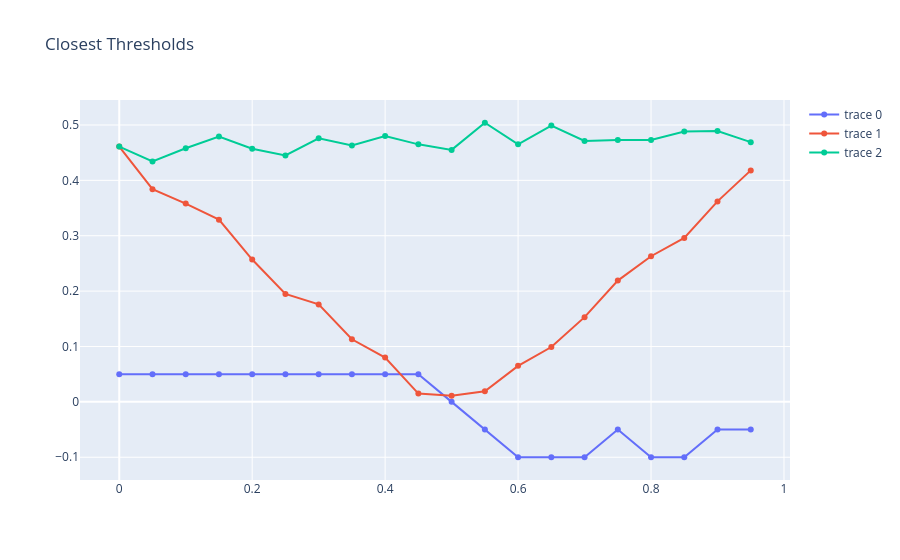

This figure's notebook cell:
### Code cell
# extract for all input activities all the threshold where the mean activity is the closest to the input activity
print(percentages.shape)
closest_thresholds = [[], [], [], []]
for input_percentage in percentages:
    closest_threshold = None
    closest_distance = float("inf")
    for threshold, [xs, ys] in thresholds.items():
        distance = abs(input_percentage - ys[xs.index(input_percentage)])
        if distance < closest_distance:
            closest_distance = distance
            closest_threshold = threshold
    closest_thresholds[0].append(closest_threshold)
    closest_thresholds[1].append(closest_distance)
    closest_thresholds[2].append(ys[xs.index(input_percentage)])

# plot the closest thresholds for each input activity
fig = go.Figure()
fig.update_layout(title=f"Closest Thresholds")
fig.add_trace(go.Scatter(x=percentages, y=closest_thresholds[0], mode='lines+markers'))
fig.add_trace(go.Scatter(x=percentages, y=closest_thresholds[1], mode='lines+markers'))
fig.add_trace(go.Scatter(x=percentages, y=closest_thresholds[2], mode='lines+markers'))
fig.add_trace(go.Scatter(x=percentages, y=closest_thresholds[3], mode='lines+markers'))
fig.show()

### Figure 1 — Plotly figure (JSON) as saved in the notebook; plotly's stock layout.template omitted (floating-point values rounded to 4 significant figures)
{"data": [{"mode": "lines+markers", "type": "scatter", "x": [0, 0.05, 0.1, 0.15, 0.2, 0.25, 0.3, 0.35, 0.4, 0.45, 0.5, 0.55, 0.6, 0.65, 0.7, 0.75, 0.8, 0.85, 0.9, 0.95], "y": [0.05, 0.05, 0.05, 0.05, 0.05, 0.05, 0.05, 0.05, 0.05, 0.05, 0, -0.05, -0.1, -0.1, -0.1, -0.05, -0.1, -0.1, -0.05, -0.05]}, {"mode": "lines+markers", "type": "scatter", "x": [0, 0.05, 0.1, 0.15, 0.2, 0.25, 0.3, 0.35, 0.4, 0.45, 0.5, 0.55, 0.6, 0.65, 0.7, 0.75, 0.8, 0.85, 0.9, 0.95], "y": [0.461, 0.384, 0.358, 0.329, 0.257, 0.195, 0.176, 0.113, 0.08, 0.015, 0.011, 0.019, 0.065, 0.099, 0.153, 0.219, 0.263, 0.296, 0.362, 0.418]}, {"mode": "lines+markers", "type": "scatter", "x": [0, 0.05, 0.1, 0.15, 0.2, 0.25, 0.3, 0.35, 0.4, 0.45, 0.5, 0.55, 0.6, 0.65, 0.7, 0.75, 0.8, 0.85, 0.9, 0.95], "y": [0.461, 0.434, 0.458, 0.479, 0.457, 0.445, 0.476, 0.463, 0.48, 0.465, 0.455, 0.504, 0.465, 0.499, 0.471, 0.473, 0.473, 0.488, 0.489, 0.469]}, {"mode": "lines+markers", "type": "scatter", "x": [0, 0.05, 0.1, 0.15, 0.2, 0.25, 0.3, 0.35, 0.4, 0.45, 0.5, 0.55, 0.6, 0.65, 0.7, 0.75, 0.8, 0.85, 0.9, 0.95], "y": []}], "layout": {"title": {"text": "Closest Thresholds"}}}
